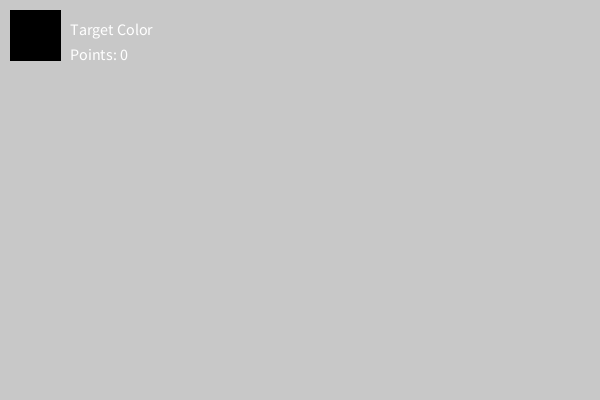
Frame 1 (no input)
Frame 60 (the mouse pressed at the canvas centre just before this capture): identical to frame 1, image omitted
Frame 120 (the mouse held since frame 60 and released just before this capture): identical to frame 1, image omitted

The Processing sketch that drew this single still picture (run headless with seeded random() and noise(); from frame 60 on, the mouse is pressed at the canvas centre):

// Processing sketch: Find_the_suspect
// ── Find_the_suspect.pde
color targetColor;
color movingSubject;
int points=0; 

void setup(){
 size(600,400);
}

void draw(){
 background (200); 
 //The target box will be random each round
 fill(targetColor);
  rect(10, 10, 50, 50);
  fill(255);
  textSize(16);
  text("Target Color", 70, 35);
  text("Points: " + points, 70, 60);


}

// ── Subject.pde
class Subject {
 PVector pos;
 PVector spd;
 color col;
 
 Subject (float xPos, float yPos, PVector speed) {
  pos= new PVector (xPos, yPos);
  spd= speed;
  col= color(random (255)) ; 
   
 }
  
 void update (){
  
   pos.add(spd);
   
   
 }
 
 void display () {
   fill (col);
   noStroke ();
   ellipse (pos.x, pos.y, 30,30);
   
   
 }
 
 
  
  
  
  
  
}
